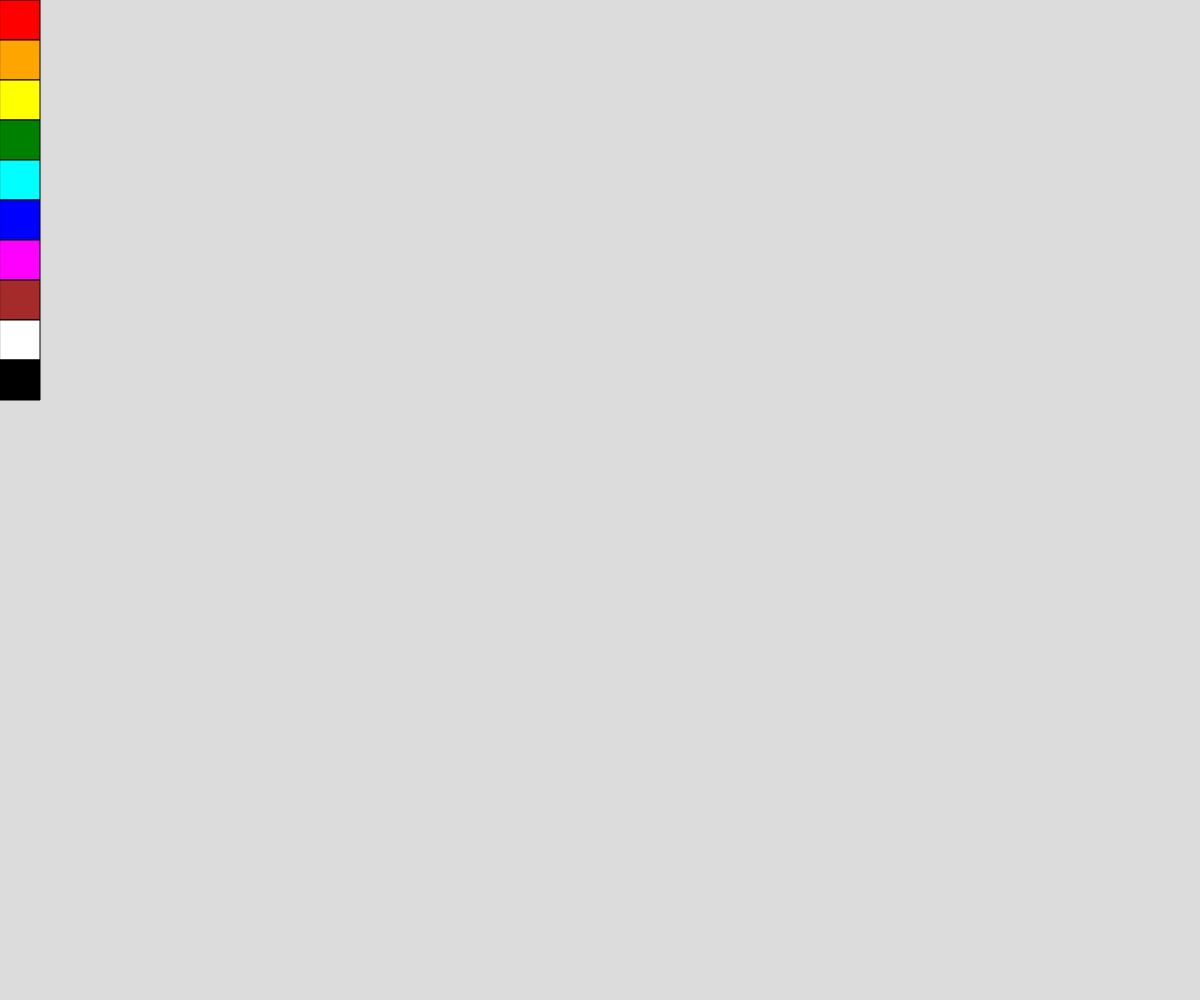
Frame 1 (no input)
Frame 60 (no input): identical to frame 1, image omitted
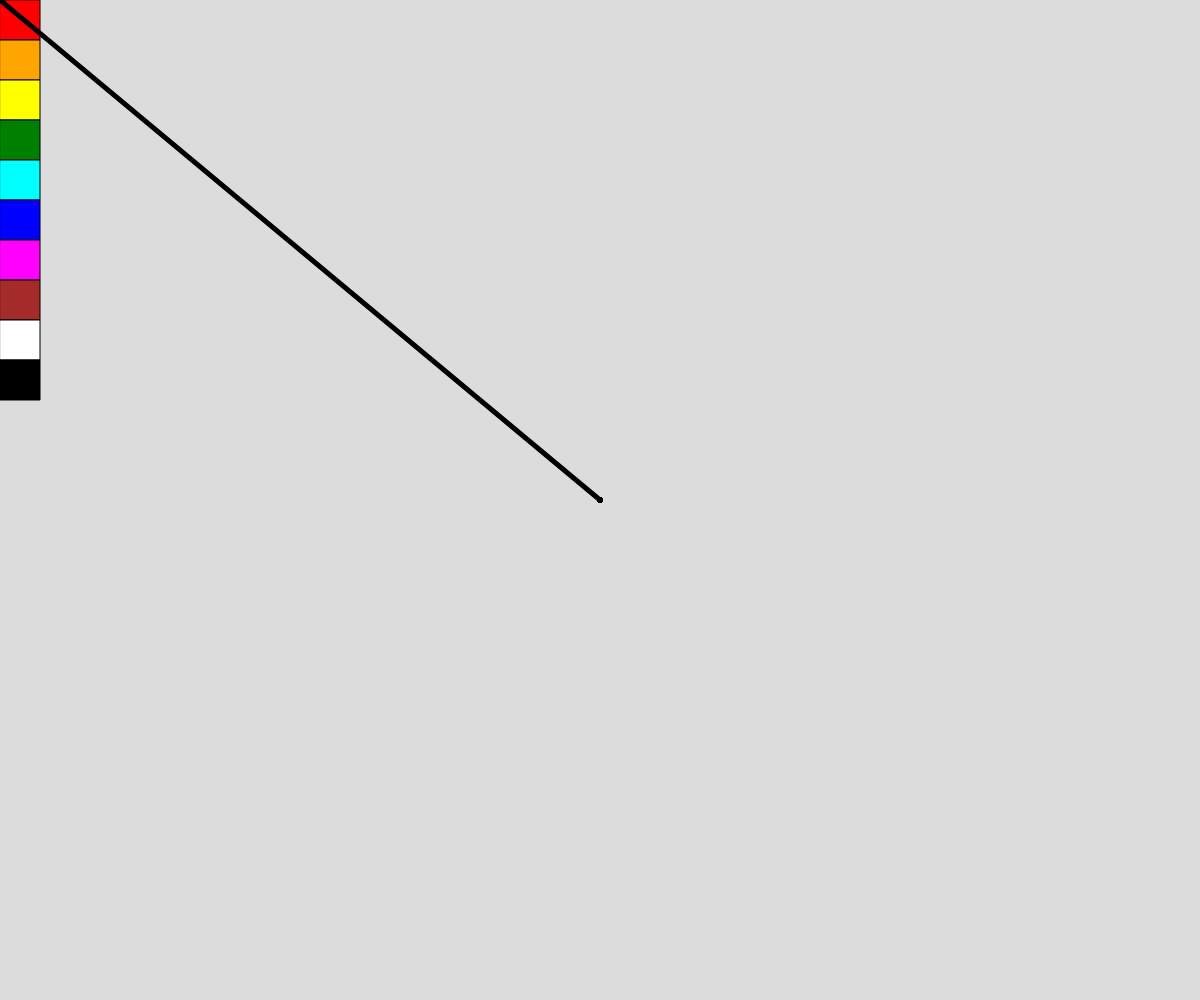
Frame 120 (the mouse pressed at the canvas centre since frame 60)

The p5.js sketch that drew these frames (run headless with seeded random() and noise() and a simulated clock; from frame 60 on, the mouse is pressed at the canvas centre):

// p5.js sketch
// ── sketch.js
let colors = [
  'red', 'orange', 'yellow', 'green', 'cyan', 'blue', 'magenta', 'brown', 'white', 'black'
];
let selectedColor = 'black';
let paletteWidth = 40;
let prevX, prevY;

function setup() {
  createCanvas(windowWidth, windowHeight);
  background(220);
  drawPalette();
}

function draw() {
  if (mouseIsPressed && mouseX > paletteWidth) {
    stroke(selectedColor);
    strokeWeight(5);
    line(prevX, prevY, mouseX, mouseY);
  }
  prevX = mouseX;
  prevY = mouseY;
}

function drawPalette() {
  for (let i = 0; i < colors.length; i++) {
    fill(colors[i]);
    stroke(0);
    rect(0, i * 40, paletteWidth, 40);
  }
}

function mousePressed() {
  if (mouseX < paletteWidth) {
    let index = floor(mouseY / 40);
    if (index >= 0 && index < colors.length) {
      selectedColor = colors[index];
    }
  }
}
